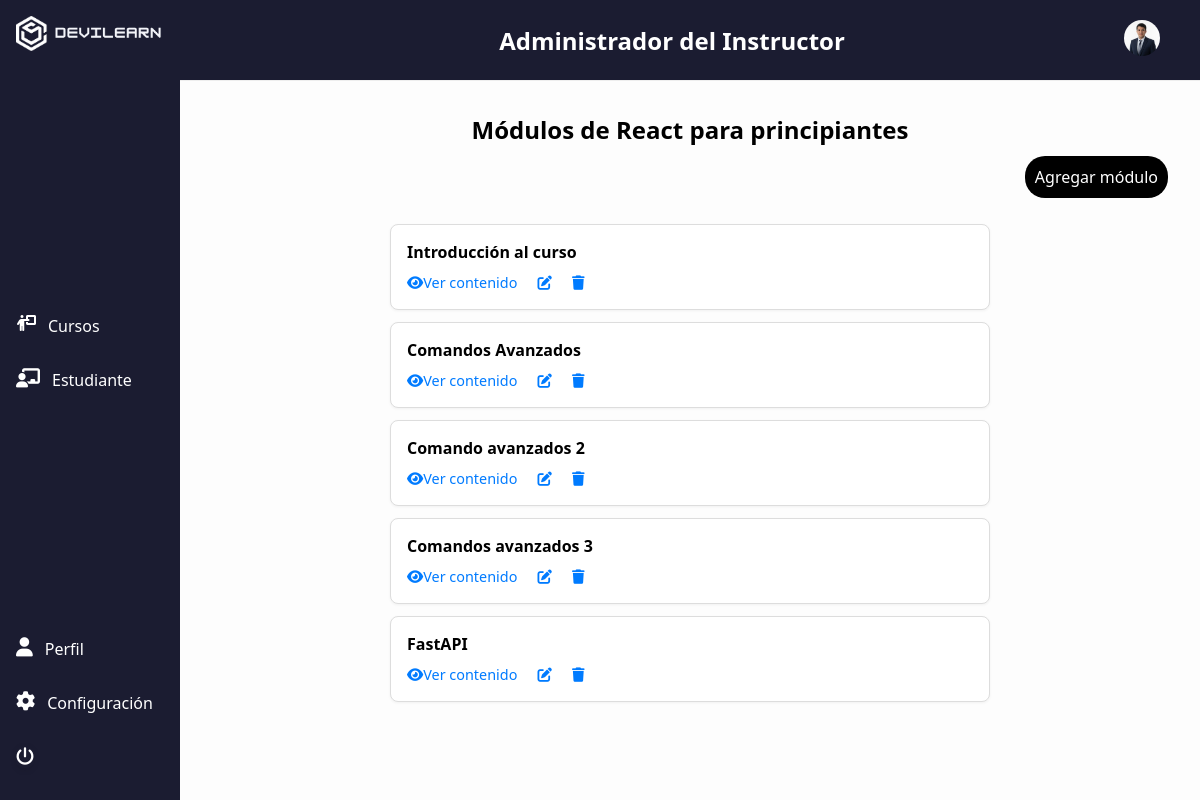
/instructor/course/react-para-principiantes/modules/ (signed in), run on the app's committed database.
### apps/courses/models/course.py (models this page shows, shortened)
class Course(models.Model):
    owner = models.ForeignKey(settings.AUTH_USER_MODEL, on_delete=models.CASCADE, related_name='owner_courses')
    title = models.CharField(max_length=200)
    slug = models.SlugField(unique=True)
    overview = models.TextField()
    created_at = models.DateTimeField(auto_now_add=True)
    category = models.ManyToManyField(Category, through='CourseCategory', related_name='courses')
    image = models.URLField()
    level = models.CharField(max_length=50)
    rating = models.FloatField(default=0.0)
    duration = models.FloatField(default=0.0)
    class Meta:
        ordering = ['-created_at']

### apps/courses/models/module.py (models this page shows, shortened)
class Module(models.Model):
    course = models.ForeignKey(Course, on_delete=models.CASCADE, related_name='modules')
    title = models.CharField(max_length=200)
    description = models.TextField()
    order = OrderField(blank=True, for_fields=['course'])
    class Meta:
        ordering = ['order']

### apps/courses/views/instructor.py (the view)
class ModuleListView(InstructorRequiredMixin, ListView):
    model = Module
    template_name = "instructor/module_list.html"
    context_object_name = "modules"
    def get_queryset(self):
        self.course = get_object_or_404(
            Course, slug=self.kwargs['slug'], owner=self.request.user)
        return self.course.modules.all().order_by('order')
    def get_context_data(self, **kwargs):
        context = super().get_context_data(**kwargs)
        context['course'] = self.course
        return context

### apps/courses/views/instructor.py (called while the page is built)
    def test_func(self):
        return self.request.user.is_instructor

### apps/profiles/context_processors.py (called while the page is built)
def profile_picture(request):
    if request.user.is_authenticated and hasattr(request.user, 'profile'):
        photo = request.user.profile.photo
        return {
            'profile_picture': photo.url if photo else "https://static.vecteezy.com/system/resources/previews/009/292/244/non_2x/default-avatar-icon-of-social-media-user-vector.jpg"
        }
    return {
        'profile_picture': "https://static.vecteezy.com/system/resources/previews/009/292/244/non_2x/default-avatar-icon-of-social-media-user-vector.jpg"
    }

def layout_type(request):
    layout_type = ''
    if request.user.is_authenticated and request.user.is_instructor:
        layout_type = request.GET.get('from')
        return {
            'layout_type': layout_type
        }
    return {
        'layout_type': layout_type
    }

### apps/courses/templates/instructor/module_list.html (shortened to what this page needs)
{% extends "base.html" %}
{% load static %}
{% block custom_styles %}
  <link rel="stylesheet" href="{% static 'css/styles.css' %}">
  <link rel="stylesheet" href="{% static 'css/instructor_styles.css' %}">
{% endblock custom_styles %}
{% block content %}
  <div class="layout">
    {% include "includes/sidebar_instructor.html" %}
    <div class="main-content">
      {% include "includes/header_instructor.html" %}
      <main>
        <h2 class="form-title">Módulos de {{ course.title }}</h2>
        <div class="add-new-course">
          <a href="{% url 'instructor:module_create' slug=course.slug %}">Agregar módulo</a>
        </div>
        <ul class="drag-list" id="dd-list" data-url="{% url 'instructor:module_order' %}" data-csrf="{{ csrf_token }}">
          {% for module in modules %}
            <li class="drag-item" data-id='{{module.id}}' style="padding: 1rem;">
              <strong>{{ module.title }}</strong>
              <div class="actions">
                <a href="{% url 'instructor:content_list' module_id=module.id %}"><i class="fa-solid fa-eye"></i>Ver contenido</a>
                <a href="{% url 'instructor:module_edit' pk=module.id %}"><i class="fa-solid fa-pen-to-square"></i></a>
                <a href="{% url 'instructor:module_delete' pk=module.id %}"><i class="fa-solid fa-trash"></i></a>
              </div>
            </li>
          {% empty %}
            <li>No hay módulos aún.</li>
          {% endfor %}
        </ul>
      </main>
    </div>
  </div>
{% endblock content %}

### static/css/styles.css (style rules this page uses)
* { margin: 0; padding: 0; box-sizing: border-box; }
body { background: #111; font-family: 'Segoe UI', sans-serif; }
.layout { display: flex; height: 100vh; }
.main-content { flex-grow: 1; display: flex; flex-direction: column; background-color: #f0f0f0; transition: margin-left 0.3s ease; }
main { flex-grow: 1; padding: 2rem; background-color: #fdfdfd; }

### static/css/instructor_styles.css (style rules this page uses)
.add-new-course { display: flex; justify-content: end; padding: 10px 0px; }
.add-new-course a { padding: 10px; background-color: #000; color: #fff; text-decoration: none; border-radius: 20px; }
.form-title { text-align: center; }
.drag-list { list-style: none; padding: 0; margin: 1rem 0; max-width: 600px; margin-inline: auto; }
.drag-item { background-color: #ffffff; border: 1px solid #ddd; border-radius: 8px; margin-bottom: 0.75rem; box-shadow: 0 1px 3px rgba(0, 0, 0, 0.05); cursor: grab; transition: background-color 0.2s ease; overflow: hidden; }
.drag-item .actions { margin-top: 0.5rem; }
.drag-item .actions a { margin-right: 1rem; font-size: 0.9rem; color: #007bff; text-decoration: none; }

### data on the page
Course: title "React para principiantes"
Module: title "Introducción al curso"
Module: title "Comandos Avanzados"
Module: title "Comando avanzados 2"
Module: title "Comandos avanzados 3"
Module: title "FastAPI"
